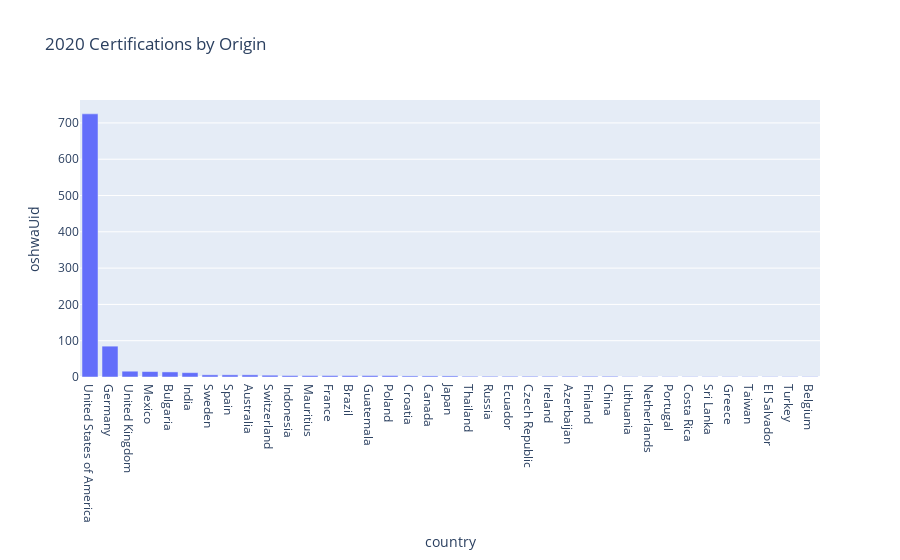

Source (notebook cell):
### Code cell
fig = px.bar(country_data,y="oshwaUid",title="2020 Certifications by Origin")
fig.show()

### Figure 1 — Plotly figure (JSON) as saved in the notebook; plotly's stock layout.template omitted (floating-point values rounded to 4 significant figures)
{"data": [{"alignmentgroup": "True", "hovertemplate": "country=%{x}<br>oshwaUid=%{y}<extra></extra>", "legendgroup": "", "marker": {"color": "#636efa"}, "name": "", "offsetgroup": "", "orientation": "v", "showlegend": false, "textposition": "auto", "type": "bar", "x": ["United States of America", "Germany", "United Kingdom", "Mexico", "Bulgaria", "India", "Sweden", "Spain", "Australia", "Switzerland", "Indonesia", "Mauritius", "France", "Brazil", "Guatemala", "Poland", "Croatia", "Canada", "Japan", "Thailand", "Russia", "Ecuador", "Czech Republic", "Ireland", "Azerbaijan", "Finland", "China", "Lithuania", "Netherlands", "Portugal", "Costa Rica", "Sri Lanka", "Greece", "Taiwan", "El Salvador", "Turkey", "Belgium"], "xaxis": "x", "y": [725, 85, 16, 15, 14, 12, 6, 6, 6, 5, 4, 4, 4, 4, 4, 4, 3, 3, 3, 2, 2, 2, 2, 2, 2, 2, 2, 1, 1, 1, 1, 1, 1, 1, 1, 1, 1], "yaxis": "y"}], "layout": {"barmode": "relative", "legend": {"tracegroupgap": 0}, "title": {"text": "2020 Certifications by Origin"}, "xaxis": {"anchor": "y", "domain": [0, 1], "title": {"text": "country"}}, "yaxis": {"anchor": "x", "domain": [0, 1], "title": {"text": "oshwaUid"}}}}
